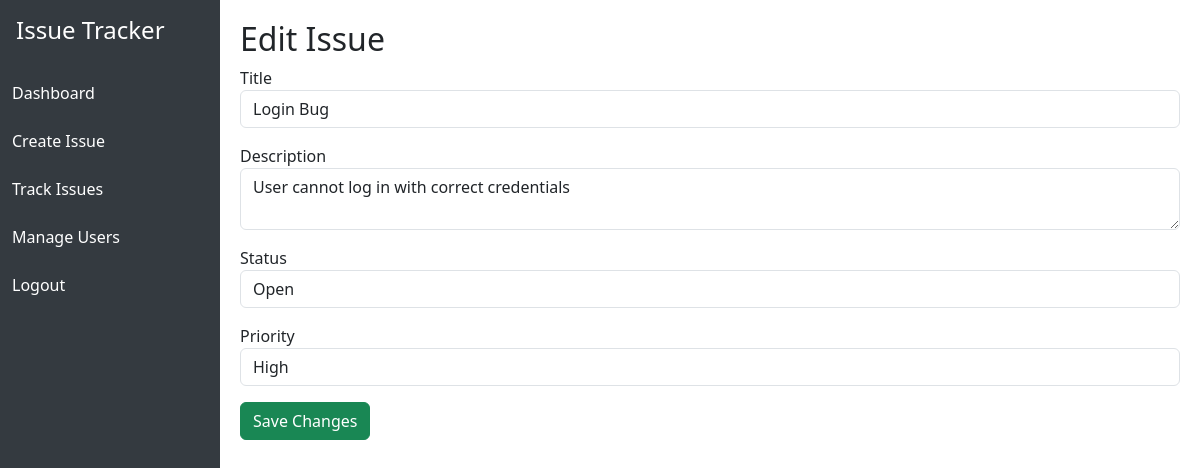
The page /edit_issue/1 (signed in) on the database its author committed.
### tables this page shows
CREATE TABLE issues (
    id INTEGER PRIMARY KEY AUTOINCREMENT,
    title TEXT NOT NULL,
    description TEXT,
    status TEXT,
    priority TEXT,
    type TEXT,
    created_by TEXT,
    assigned_to TEXT
);

### app/routes.py (the view, shortened to what this page needs)
@main.route('/edit_issue/<int:issue_id>', methods=['GET', 'POST'])
@login_required
def edit_issue(issue_id):
    conn = get_db()
    cur = conn.cursor()
    issue = cur.execute('SELECT * FROM issues WHERE id = ?', (issue_id,)).fetchone()
    conn.close()
    return render_template('edit_issue.html', issue=issue)

### app/auth.py (called while the page is built)
@login_manager.user_loader
def load_user(user_id):
    conn = get_db()
    cur = conn.cursor()
    cur.execute('SELECT * FROM users WHERE id = ?', (user_id,))
    row = cur.fetchone()
    conn.close()
    if row:
        return User(row['id'], row['username'], row['password'], row['role'])
    return None

### db.py (called while the page is built)
def get_db():
    conn = sqlite3.connect(Config.DB_PATH)
    conn.row_factory = sqlite3.Row
    return conn

### app/templates/edit_issue.html (shortened to what this page needs)
{% extends 'base.html' %}
{% block content %}
<h2>Edit Issue</h2>
<form method="POST">
  <div class="mb-3">
    <label>Title</label>
    <input type="text" name="title" value="{{ issue[1] }}" class="form-control">
  </div>
  <div class="mb-3">
    <label>Description</label>
    <textarea name="description" class="form-control">{{ issue[2] }}</textarea>
  </div>
  <div class="mb-3">
    <label>Status</label>
    <select name="status" class="form-control">
      <option {% if issue[3] == 'Open' %}selected{% endif %}>Open</option>
    </select>
  </div>
  <div class="mb-3">
    <label>Priority</label>
    <select name="priority" class="form-control">
      <option {% if issue[4] == 'High' %}selected{% endif %}>High</option>
    </select>
  </div>
  <button type="submit" class="btn btn-success">Save Changes</button>
</form>
{% endblock %}

### app/templates/base.html (style rules this page uses)
body { display: flex; min-height: 100vh; }

### rows shown on the page
issues: title "Login Bug", description "User cannot log in with correct credentials", status "Open", priority "High"
